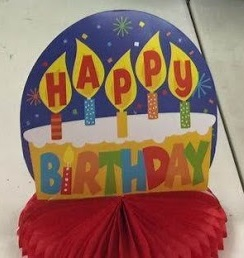
#> input picture t3.jpg, 244 x 258 px
$ python Otsu.py
#> lines starting #> are read from the running program, lines starting #| are printed output that depends on the picture; after the words box and inside, x2 and y2 are one past the last pixel; in counts of white or black regions, pixels touching at a corner belong together; long printed decimals are rounded
import cv2
import numpy as np
import matplotlib.pyplot as plt
img=cv2.imread(r"t3.jpg",0)
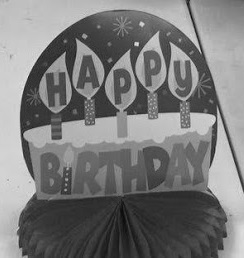
#> img: shape (258, 244); min 8, max 242, mean 121.7
pixel , frequency = np.unique(img,return_counts=True) # Calculates the frequency for each pixel intensity in the image
#> pixel = 221 values from 8 to 242; frequency = 221 values, max 845 at index 39, min 1 at index 0, mean 284.9
plt.bar(pixel,frequency) # Plotting histogram for the intensity values
w , h = img.shape
#> w = 258; h = 244
size = w * h
#> size = 62952
Mu = np.zeros(len(pixel))
#> Mu = 221 values from 0 to 0
Pr = frequency/size  # Probability of each intensity value
#> Pr = 221 values, max 0.0134 at index 39, min 1.59e-05 at index 0, mean 0.00452
Mu = pixel*Pr       # Mean of each pixel intensity
#> Mu = 221 values, max 2.55 at index 196, min 0.000127 at index 0, mean 0.551

# OTSU method takes Pr and Mu and finds the threshold with maximum inter-class variance, returns maximum variance and final threshold.
def Otsu(Pr,Mu):
    maxvar = 0
    th = 0
    w0 = w1 = 0
    for i in range(256):
        w0 = sum(Pr[0:i+1])
        w1 = sum(Pr[i+1:256])
        if(w0 and w1 !=0):
            var = w0 * w1 *(((sum(Mu[0:i+1])/w0)-(sum(Mu[i+1:256])/w1))**2)
            if(var >= maxvar):
                maxvar = var
                th = i
    return maxvar,th
# Binarize takes the image and threshold as parameter and assign all pixels below threshold to 0, 255 otherwise.
def Binarize(img,th):
    for i in range(img.shape[0]):
        for j in range(img.shape[1]):
            if (img[i][j]<=th):
                img[i][j]=0
            else:
                img[i][j]=255
variance, threshold = Otsu(Pr,Mu) # call to OTSU
#> the loop in Otsu, `for i in range(256):` made 256 passes
#> (w0, w1, var, maxvar) on passes 1 to 12: (1.59e-05, 1, 0.206, 0.206), (3.18e-05, 1, 0.4, 0.4), (0.000111, 1, 1.36, 1.36), (0.000191, 1, 2.3, 2.3), (0.000254, 1, 3.03, 3.03), (0.000349, 1, 4.12, 4.12), (0.000429, 1, 5.01, 5.01), (0.00054, 0.999, 6.23, 6.23), (0.000651, 0.999, 7.43, 7.43), (0.000747, 0.999, 8.43, 8.43), (0.000937, 0.999, 10.41, 10.41), (0.00106, 0.999, 11.7, 11.7)
#> (w0, w1, var) on pass 100: (0.492, 0.508, 2726)
#> after the loop in Otsu, `for i in range(256):`: maxvar = 2784.1; th = 115
#> variance = 2784.1; threshold = 115
Binarize(img,threshold) # call to Binarize
#> after the loop in Binarize, `for i in range(img.shape[0]):`:
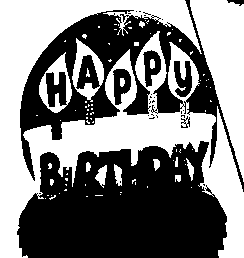
#> img: shape (258, 244); 48.9% white; 82 white regions (65 under 20 px), largest, box (x1, y1, x2, y2) and area: (0, 0, 244, 258) 23244, (190, 0, 244, 182) 5067, (72, 38, 104, 102) 785
print(threshold,variance)
#| 115 2784.104
cv2.imshow('Binarized image', img)
cv2.waitKey(0)
cv2.destroyAllWindows()
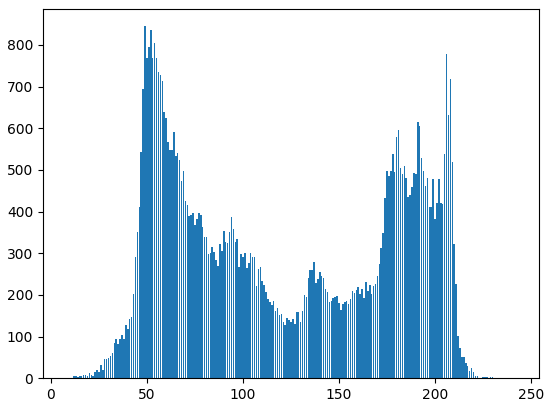
#> figure drawn by matplotlib, 1 panel; tallest bar 845 high, from x = 48.6 to 49.4

$ run again, with t2.jpg copied over t3.jpg
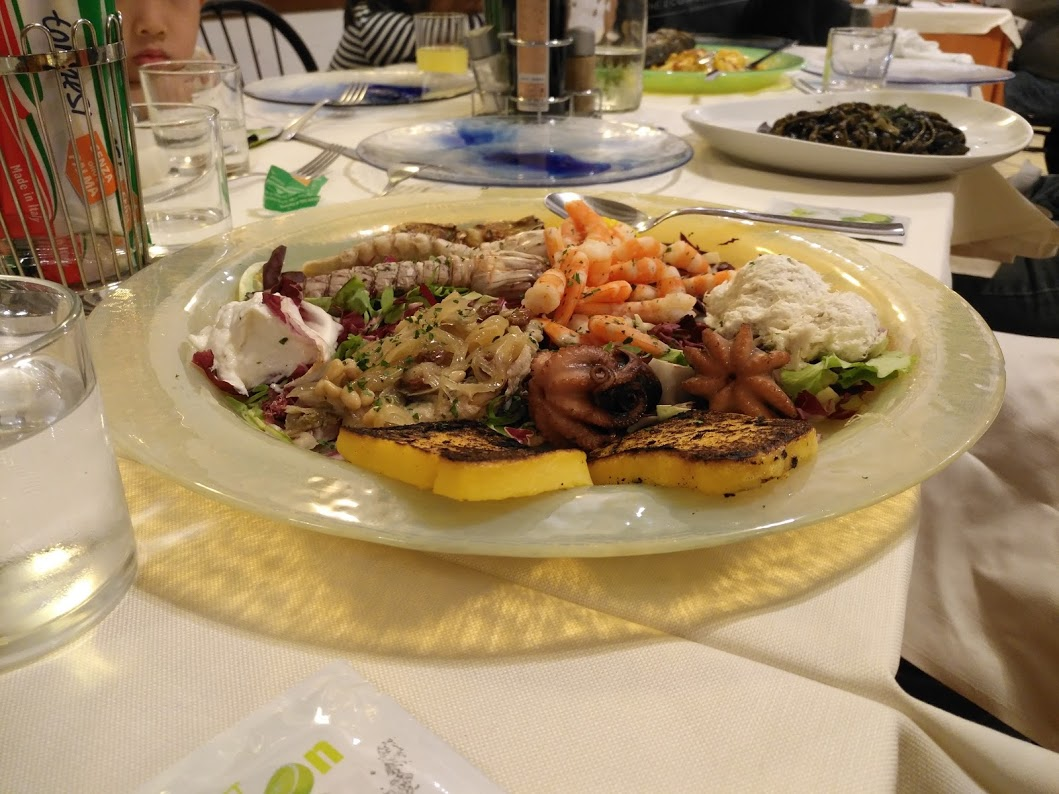
#> input picture t2.jpg, 1059 x 794 px
#> pixel = 256 values from 0 to 255; frequency = 256 values, max 9864 at index 200, min 62 at index 1, mean 3284.6
#> `Mu = np.zeros(len(pixel))`: Mu = 256 values from 0 to 0
#> Pr = 256 values, max 0.0117 at index 200, min 7.37e-05 at index 1, mean 0.00391
#> `Mu = pixel*Pr`: Mu = 256 values, max 2.35 at index 200, min 0 at index 0, mean 0.55
#> the loop in Otsu, `for i in range(256):` made 256 passes
#> (w0, w1, var, maxvar) on passes 1 to 8: (9.28e-05, 1, 1.84, 1.84), (0.000166, 1, 3.29, 3.29), (0.000283, 1, 5.54, 5.54), (0.00048, 1, 9.29, 9.29), (0.000867, 0.999, 16.55, 16.55), (0.00157, 0.998, 29.56, 29.56), (0.00273, 0.997, 50.82, 50.82), (0.00435, 0.996, 80.03, 80.03)
#> after the loop in Otsu, `for i in range(256):`: maxvar = 2307.5; th = 124
#> variance = 2307.5; threshold = 124
#> after the loop in Binarize, `for i in range(img.shape[0]):`:
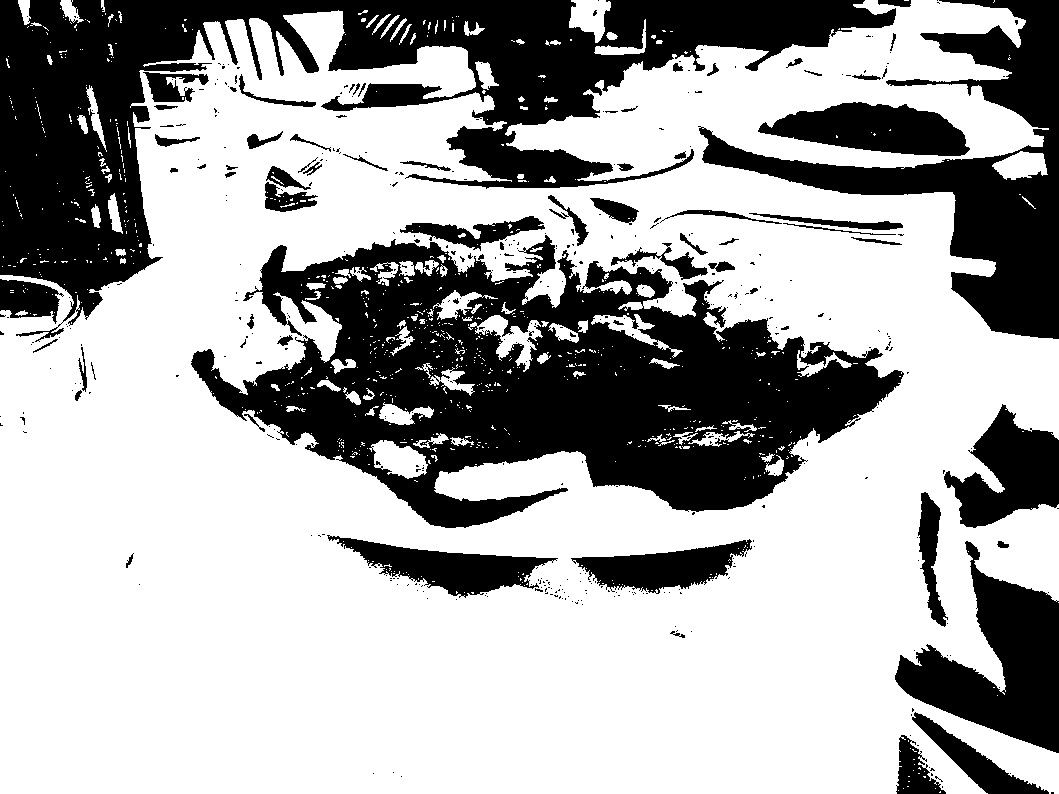
#> img: shape (794, 1059); 66% white; 446 black regions (376 under 20 px), largest, box (x1, y1, x2, y2) and area: (191, 235, 904, 528) 102020, (0, 0, 896, 342) 89315, (698, 0, 1059, 339) 32356
#| 124 2307.461
#> `cv2.destroyAllWindows()`:
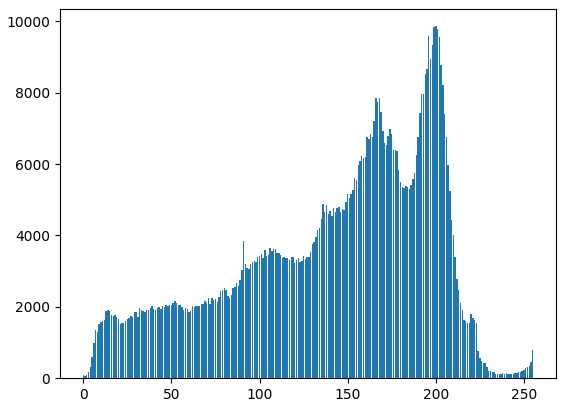
#> figure drawn by matplotlib, 1 panel; tallest bar 9864 high, from x = 199.6 to 200.4
